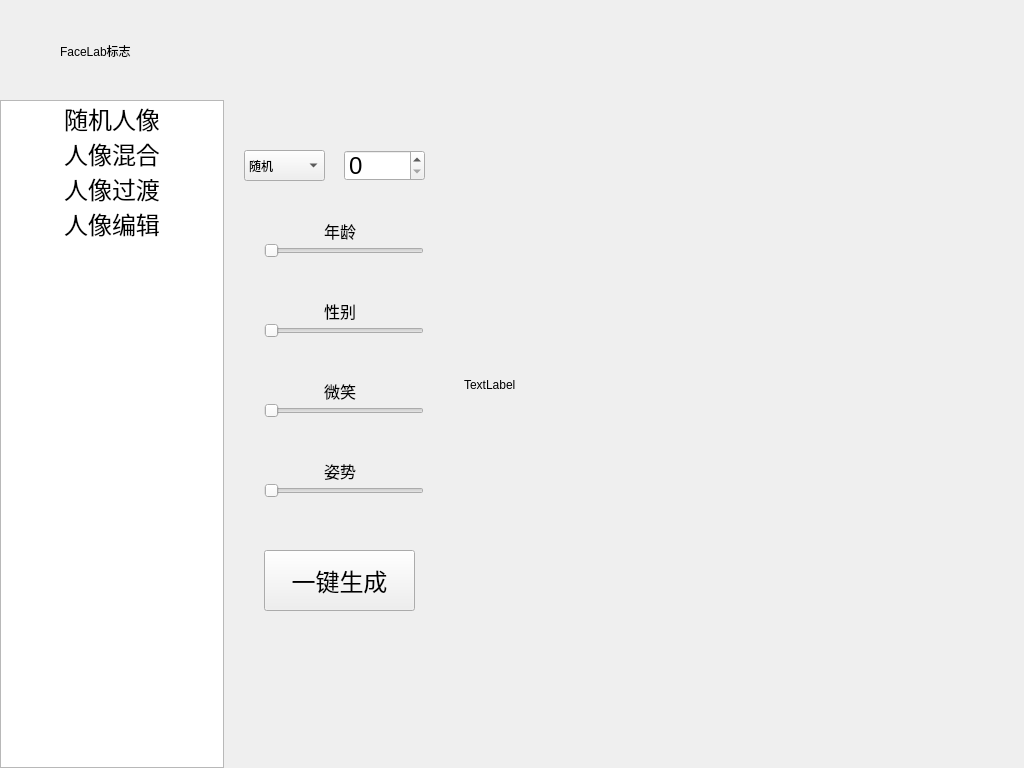
<?xml version="1.0" encoding="UTF-8"?>
<ui version="4.0">
 <class>Form</class>
 <widget class="QWidget" name="Form">
  <property name="geometry">
   <rect>
    <x>0</x>
    <y>0</y>
    <width>1024</width>
    <height>768</height>
   </rect>
  </property>
  <property name="windowTitle">
   <string>Form</string>
  </property>
  <widget class="QWidget" name="widget" native="true">
   <property name="geometry">
    <rect>
     <x>0</x>
     <y>0</y>
     <width>224</width>
     <height>768</height>
    </rect>
   </property>
   <widget class="QListWidget" name="listWidget">
    <property name="geometry">
     <rect>
      <x>0</x>
      <y>100</y>
      <width>224</width>
      <height>668</height>
     </rect>
    </property>
    <property name="font">
     <font>
      <pointsize>8</pointsize>
      <kerning>true</kerning>
     </font>
    </property>
    <item>
     <property name="text">
      <string>随机人像</string>
     </property>
     <property name="font">
      <font>
       <pointsize>18</pointsize>
      </font>
     </property>
     <property name="textAlignment">
      <set>AlignCenter</set>
     </property>
    </item>
    <item>
     <property name="text">
      <string>人像混合</string>
     </property>
     <property name="font">
      <font>
       <pointsize>18</pointsize>
      </font>
     </property>
     <property name="textAlignment">
      <set>AlignCenter</set>
     </property>
    </item>
    <item>
     <property name="text">
      <string>人像过渡</string>
     </property>
     <property name="font">
      <font>
       <pointsize>18</pointsize>
      </font>
     </property>
     <property name="textAlignment">
      <set>AlignCenter</set>
     </property>
    </item>
    <item>
     <property name="text">
      <string>人像编辑</string>
     </property>
     <property name="font">
      <font>
       <pointsize>18</pointsize>
       <kerning>false</kerning>
      </font>
     </property>
     <property name="textAlignment">
      <set>AlignCenter</set>
     </property>
    </item>
   </widget>
   <widget class="QLabel" name="label">
    <property name="geometry">
     <rect>
      <x>60</x>
      <y>30</y>
      <width>111</width>
      <height>41</height>
     </rect>
    </property>
    <property name="text">
     <string>FaceLab标志</string>
    </property>
   </widget>
  </widget>
  <widget class="QStackedWidget" name="stackedWidget">
   <property name="geometry">
    <rect>
     <x>224</x>
     <y>0</y>
     <width>800</width>
     <height>768</height>
    </rect>
   </property>
   <property name="autoFillBackground">
    <bool>true</bool>
   </property>
   <property name="currentIndex">
    <number>3</number>
   </property>
   <widget class="QWidget" name="page">
    <widget class="QLabel" name="label_3">
     <property name="geometry">
      <rect>
       <x>410</x>
       <y>400</y>
       <width>72</width>
       <height>15</height>
      </rect>
     </property>
     <property name="text">
      <string>1</string>
     </property>
    </widget>
    <widget class="QLabel" name="label_6">
     <property name="geometry">
      <rect>
       <x>240</x>
       <y>160</y>
       <width>450</width>
       <height>450</height>
      </rect>
     </property>
     <property name="autoFillBackground">
      <bool>true</bool>
     </property>
     <property name="text">
      <string>图片：450x450</string>
     </property>
    </widget>
    <widget class="QLabel" name="label_7">
     <property name="geometry">
      <rect>
       <x>20</x>
       <y>210</y>
       <width>221</width>
       <height>41</height>
      </rect>
     </property>
     <property name="font">
      <font>
       <pointsize>18</pointsize>
      </font>
     </property>
     <property name="text">
      <string>设置随机种子：</string>
     </property>
    </widget>
    <widget class="QSpinBox" name="spinBox">
     <property name="geometry">
      <rect>
       <x>50</x>
       <y>260</y>
       <width>141</width>
       <height>61</height>
      </rect>
     </property>
     <property name="font">
      <font>
       <pointsize>18</pointsize>
      </font>
     </property>
    </widget>
    <widget class="QPushButton" name="pushButton">
     <property name="geometry">
      <rect>
       <x>50</x>
       <y>470</y>
       <width>151</width>
       <height>61</height>
      </rect>
     </property>
     <property name="font">
      <font>
       <pointsize>18</pointsize>
      </font>
     </property>
     <property name="text">
      <string>一键生成</string>
     </property>
    </widget>
   </widget>
   <widget class="QWidget" name="page_3">
    <widget class="QLabel" name="label_4">
     <property name="geometry">
      <rect>
       <x>500</x>
       <y>250</y>
       <width>72</width>
       <height>15</height>
      </rect>
     </property>
     <property name="text">
      <string>2</string>
     </property>
    </widget>
    <widget class="QLabel" name="label_8">
     <property name="geometry">
      <rect>
       <x>440</x>
       <y>50</y>
       <width>300</width>
       <height>300</height>
      </rect>
     </property>
     <property name="autoFillBackground">
      <bool>true</bool>
     </property>
     <property name="text">
      <string>TextLabel</string>
     </property>
    </widget>
    <widget class="QLabel" name="label_9">
     <property name="geometry">
      <rect>
       <x>80</x>
       <y>420</y>
       <width>300</width>
       <height>300</height>
      </rect>
     </property>
     <property name="autoFillBackground">
      <bool>true</bool>
     </property>
     <property name="text">
      <string>TextLabel</string>
     </property>
    </widget>
    <widget class="QLabel" name="label_10">
     <property name="geometry">
      <rect>
       <x>440</x>
       <y>420</y>
       <width>300</width>
       <height>300</height>
      </rect>
     </property>
     <property name="autoFillBackground">
      <bool>true</bool>
     </property>
     <property name="text">
      <string>TextLabel</string>
     </property>
    </widget>
    <widget class="QLabel" name="label_11">
     <property name="geometry">
      <rect>
       <x>80</x>
       <y>30</y>
       <width>91</width>
       <height>51</height>
      </rect>
     </property>
     <property name="font">
      <font>
       <pointsize>18</pointsize>
      </font>
     </property>
     <property name="text">
      <string>图像1：</string>
     </property>
    </widget>
    <widget class="QLabel" name="label_12">
     <property name="geometry">
      <rect>
       <x>80</x>
       <y>170</y>
       <width>91</width>
       <height>51</height>
      </rect>
     </property>
     <property name="font">
      <font>
       <pointsize>18</pointsize>
      </font>
     </property>
     <property name="text">
      <string>图像2：</string>
     </property>
    </widget>
    <widget class="QComboBox" name="comboBox">
     <property name="geometry">
      <rect>
       <x>30</x>
       <y>100</y>
       <width>81</width>
       <height>31</height>
      </rect>
     </property>
     <property name="font">
      <font>
       <pointsize>9</pointsize>
      </font>
     </property>
     <item>
      <property name="text">
       <string>随机</string>
      </property>
     </item>
     <item>
      <property name="text">
       <string>鲁迅</string>
      </property>
     </item>
     <item>
      <property name="text">
       <string>雷军</string>
      </property>
     </item>
     <item>
      <property name="text">
       <string>刘德华</string>
      </property>
     </item>
     <item>
      <property name="text">
       <string>马云</string>
      </property>
     </item>
     <item>
      <property name="text">
       <string>黄晓明</string>
      </property>
     </item>
     <item>
      <property name="text">
       <string>杨颖</string>
      </property>
     </item>
     <item>
      <property name="text">
       <string>安吉丽娜朱莉</string>
      </property>
     </item>
     <item>
      <property name="text">
       <string>C罗</string>
      </property>
     </item>
     <item>
      <property name="text">
       <string>特朗普</string>
      </property>
     </item>
     <item>
      <property name="text">
       <string>范冰冰</string>
      </property>
     </item>
     <item>
      <property name="text">
       <string>高圆圆</string>
      </property>
     </item>
     <item>
      <property name="text">
       <string>莱昂纳多</string>
      </property>
     </item>
     <item>
      <property name="text">
       <string>鹿晗</string>
      </property>
     </item>
     <item>
      <property name="text">
       <string>玛丽莲梦露</string>
      </property>
     </item>
     <item>
      <property name="text">
       <string>普京</string>
      </property>
     </item>
     <item>
      <property name="text">
       <string>乔布斯</string>
      </property>
     </item>
     <item>
      <property name="text">
       <string>吴亦凡</string>
      </property>
     </item>
     <item>
      <property name="text">
       <string>杨幂</string>
      </property>
     </item>
     <item>
      <property name="text">
       <string>基努里维斯</string>
      </property>
     </item>
    </widget>
    <widget class="QSpinBox" name="spinBox_2">
     <property name="geometry">
      <rect>
       <x>140</x>
       <y>100</y>
       <width>81</width>
       <height>31</height>
      </rect>
     </property>
     <property name="font">
      <font>
       <pointsize>18</pointsize>
      </font>
     </property>
    </widget>
    <widget class="QPushButton" name="pushButton_2">
     <property name="geometry">
      <rect>
       <x>260</x>
       <y>80</y>
       <width>151</width>
       <height>61</height>
      </rect>
     </property>
     <property name="font">
      <font>
       <pointsize>18</pointsize>
      </font>
     </property>
     <property name="text">
      <string>一键生成</string>
     </property>
    </widget>
    <widget class="QPushButton" name="pushButton_3">
     <property name="geometry">
      <rect>
       <x>260</x>
       <y>220</y>
       <width>151</width>
       <height>61</height>
      </rect>
     </property>
     <property name="font">
      <font>
       <pointsize>18</pointsize>
      </font>
     </property>
     <property name="text">
      <string>一键生成</string>
     </property>
    </widget>
    <widget class="QSpinBox" name="spinBox_3">
     <property name="geometry">
      <rect>
       <x>140</x>
       <y>240</y>
       <width>81</width>
       <height>31</height>
      </rect>
     </property>
     <property name="font">
      <font>
       <pointsize>18</pointsize>
      </font>
     </property>
    </widget>
    <widget class="QPushButton" name="pushButton_4">
     <property name="geometry">
      <rect>
       <x>100</x>
       <y>320</y>
       <width>251</width>
       <height>61</height>
      </rect>
     </property>
     <property name="font">
      <font>
       <pointsize>18</pointsize>
      </font>
     </property>
     <property name="text">
      <string>一键生成混合图像</string>
     </property>
    </widget>
    <widget class="QComboBox" name="comboBox_2">
     <property name="geometry">
      <rect>
       <x>30</x>
       <y>240</y>
       <width>81</width>
       <height>31</height>
      </rect>
     </property>
     <property name="font">
      <font>
       <pointsize>9</pointsize>
      </font>
     </property>
     <item>
      <property name="text">
       <string>随机</string>
      </property>
     </item>
     <item>
      <property name="text">
       <string>鲁迅</string>
      </property>
     </item>
     <item>
      <property name="text">
       <string>雷军</string>
      </property>
     </item>
     <item>
      <property name="text">
       <string>刘德华</string>
      </property>
     </item>
     <item>
      <property name="text">
       <string>马云</string>
      </property>
     </item>
     <item>
      <property name="text">
       <string>黄晓明</string>
      </property>
     </item>
     <item>
      <property name="text">
       <string>杨颖</string>
      </property>
     </item>
     <item>
      <property name="text">
       <string>安吉丽娜朱莉</string>
      </property>
     </item>
     <item>
      <property name="text">
       <string>C罗</string>
      </property>
     </item>
     <item>
      <property name="text">
       <string>特朗普</string>
      </property>
     </item>
     <item>
      <property name="text">
       <string>范冰冰</string>
      </property>
     </item>
     <item>
      <property name="text">
       <string>高圆圆</string>
      </property>
     </item>
     <item>
      <property name="text">
       <string>莱昂纳多</string>
      </property>
     </item>
     <item>
      <property name="text">
       <string>鹿晗</string>
      </property>
     </item>
     <item>
      <property name="text">
       <string>玛丽莲梦露</string>
      </property>
     </item>
     <item>
      <property name="text">
       <string>普京</string>
      </property>
     </item>
     <item>
      <property name="text">
       <string>乔布斯</string>
      </property>
     </item>
     <item>
      <property name="text">
       <string>吴亦凡</string>
      </property>
     </item>
     <item>
      <property name="text">
       <string>杨幂</string>
      </property>
     </item>
     <item>
      <property name="text">
       <string>基努里维斯</string>
      </property>
     </item>
    </widget>
   </widget>
   <widget class="QWidget" name="page_4">
    <widget class="QLabel" name="label_5">
     <property name="geometry">
      <rect>
       <x>490</x>
       <y>290</y>
       <width>72</width>
       <height>15</height>
      </rect>
     </property>
     <property name="text">
      <string>3</string>
     </property>
    </widget>
    <widget class="QLabel" name="label_13">
     <property name="geometry">
      <rect>
       <x>80</x>
       <y>170</y>
       <width>91</width>
       <height>51</height>
      </rect>
     </property>
     <property name="font">
      <font>
       <pointsize>18</pointsize>
      </font>
     </property>
     <property name="text">
      <string>图像2：</string>
     </property>
    </widget>
    <widget class="QSpinBox" name="spinBox_4">
     <property name="geometry">
      <rect>
       <x>140</x>
       <y>100</y>
       <width>81</width>
       <height>31</height>
      </rect>
     </property>
     <property name="font">
      <font>
       <pointsize>18</pointsize>
      </font>
     </property>
    </widget>
    <widget class="QLabel" name="label_14">
     <property name="geometry">
      <rect>
       <x>440</x>
       <y>50</y>
       <width>300</width>
       <height>300</height>
      </rect>
     </property>
     <property name="autoFillBackground">
      <bool>true</bool>
     </property>
     <property name="text">
      <string>TextLabel</string>
     </property>
    </widget>
    <widget class="QComboBox" name="comboBox_3">
     <property name="geometry">
      <rect>
       <x>30</x>
       <y>100</y>
       <width>81</width>
       <height>31</height>
      </rect>
     </property>
     <property name="font">
      <font>
       <pointsize>9</pointsize>
      </font>
     </property>
     <item>
      <property name="text">
       <string>随机</string>
      </property>
     </item>
     <item>
      <property name="text">
       <string>鲁迅</string>
      </property>
     </item>
     <item>
      <property name="text">
       <string>雷军</string>
      </property>
     </item>
     <item>
      <property name="text">
       <string>刘德华</string>
      </property>
     </item>
     <item>
      <property name="text">
       <string>马云</string>
      </property>
     </item>
     <item>
      <property name="text">
       <string>黄晓明</string>
      </property>
     </item>
     <item>
      <property name="text">
       <string>杨颖</string>
      </property>
     </item>
     <item>
      <property name="text">
       <string>安吉丽娜朱莉</string>
      </property>
     </item>
     <item>
      <property name="text">
       <string>C罗</string>
      </property>
     </item>
     <item>
      <property name="text">
       <string>特朗普</string>
      </property>
     </item>
     <item>
      <property name="text">
       <string>范冰冰</string>
      </property>
     </item>
     <item>
      <property name="text">
       <string>高圆圆</string>
      </property>
     </item>
     <item>
      <property name="text">
       <string>莱昂纳多</string>
      </property>
     </item>
     <item>
      <property name="text">
       <string>鹿晗</string>
      </property>
     </item>
     <item>
      <property name="text">
       <string>玛丽莲梦露</string>
      </property>
     </item>
     <item>
      <property name="text">
       <string>普京</string>
      </property>
     </item>
     <item>
      <property name="text">
       <string>乔布斯</string>
      </property>
     </item>
     <item>
      <property name="text">
       <string>吴亦凡</string>
      </property>
     </item>
     <item>
      <property name="text">
       <string>杨幂</string>
      </property>
     </item>
     <item>
      <property name="text">
       <string>基努里维斯</string>
      </property>
     </item>
    </widget>
    <widget class="QSpinBox" name="spinBox_5">
     <property name="geometry">
      <rect>
       <x>140</x>
       <y>240</y>
       <width>81</width>
       <height>31</height>
      </rect>
     </property>
     <property name="font">
      <font>
       <pointsize>18</pointsize>
      </font>
     </property>
    </widget>
    <widget class="QLabel" name="label_15">
     <property name="geometry">
      <rect>
       <x>80</x>
       <y>30</y>
       <width>91</width>
       <height>51</height>
      </rect>
     </property>
     <property name="font">
      <font>
       <pointsize>18</pointsize>
      </font>
     </property>
     <property name="text">
      <string>图像1：</string>
     </property>
    </widget>
    <widget class="QLabel" name="label_16">
     <property name="geometry">
      <rect>
       <x>440</x>
       <y>420</y>
       <width>300</width>
       <height>300</height>
      </rect>
     </property>
     <property name="autoFillBackground">
      <bool>true</bool>
     </property>
     <property name="text">
      <string>TextLabel</string>
     </property>
    </widget>
    <widget class="QPushButton" name="pushButton_5">
     <property name="geometry">
      <rect>
       <x>100</x>
       <y>320</y>
       <width>251</width>
       <height>61</height>
      </rect>
     </property>
     <property name="font">
      <font>
       <pointsize>18</pointsize>
      </font>
     </property>
     <property name="text">
      <string>一键生成过渡GIF</string>
     </property>
    </widget>
    <widget class="QPushButton" name="pushButton_6">
     <property name="geometry">
      <rect>
       <x>260</x>
       <y>220</y>
       <width>151</width>
       <height>61</height>
      </rect>
     </property>
     <property name="font">
      <font>
       <pointsize>18</pointsize>
      </font>
     </property>
     <property name="text">
      <string>一键生成</string>
     </property>
    </widget>
    <widget class="QLabel" name="label_17">
     <property name="geometry">
      <rect>
       <x>80</x>
       <y>420</y>
       <width>300</width>
       <height>300</height>
      </rect>
     </property>
     <property name="autoFillBackground">
      <bool>true</bool>
     </property>
     <property name="text">
      <string>TextLabel</string>
     </property>
    </widget>
    <widget class="QComboBox" name="comboBox_4">
     <property name="geometry">
      <rect>
       <x>30</x>
       <y>240</y>
       <width>81</width>
       <height>31</height>
      </rect>
     </property>
     <property name="font">
      <font>
       <pointsize>9</pointsize>
      </font>
     </property>
     <item>
      <property name="text">
       <string>随机</string>
      </property>
     </item>
     <item>
      <property name="text">
       <string>鲁迅</string>
      </property>
     </item>
     <item>
      <property name="text">
       <string>雷军</string>
      </property>
     </item>
     <item>
      <property name="text">
       <string>刘德华</string>
      </property>
     </item>
     <item>
      <property name="text">
       <string>马云</string>
      </property>
     </item>
     <item>
      <property name="text">
       <string>黄晓明</string>
      </property>
     </item>
     <item>
      <property name="text">
       <string>杨颖</string>
      </property>
     </item>
     <item>
      <property name="text">
       <string>安吉丽娜朱莉</string>
      </property>
     </item>
     <item>
      <property name="text">
       <string>C罗</string>
      </property>
     </item>
     <item>
      <property name="text">
       <string>特朗普</string>
      </property>
     </item>
     <item>
      <property name="text">
       <string>范冰冰</string>
      </property>
     </item>
     <item>
      <property name="text">
       <string>高圆圆</string>
      </property>
     </item>
     <item>
      <property name="text">
       <string>莱昂纳多</string>
      </property>
     </item>
     <item>
      <property name="text">
       <string>鹿晗</string>
      </property>
     </item>
     <item>
      <property name="text">
       <string>玛丽莲梦露</string>
      </property>
     </item>
     <item>
      <property name="text">
       <string>普京</string>
      </property>
     </item>
     <item>
      <property name="text">
       <string>乔布斯</string>
      </property>
     </item>
     <item>
      <property name="text">
       <string>吴亦凡</string>
      </property>
     </item>
     <item>
      <property name="text">
       <string>杨幂</string>
      </property>
     </item>
     <item>
      <property name="text">
       <string>基努里维斯</string>
      </property>
     </item>
    </widget>
    <widget class="QPushButton" name="pushButton_7">
     <property name="geometry">
      <rect>
       <x>260</x>
       <y>80</y>
       <width>151</width>
       <height>61</height>
      </rect>
     </property>
     <property name="font">
      <font>
       <pointsize>18</pointsize>
      </font>
     </property>
     <property name="text">
      <string>一键生成</string>
     </property>
    </widget>
   </widget>
   <widget class="QWidget" name="page_2">
    <widget class="QLabel" name="label_2">
     <property name="geometry">
      <rect>
       <x>350</x>
       <y>340</y>
       <width>72</width>
       <height>15</height>
      </rect>
     </property>
     <property name="text">
      <string>4</string>
     </property>
    </widget>
    <widget class="QComboBox" name="comboBox_5">
     <property name="geometry">
      <rect>
       <x>20</x>
       <y>150</y>
       <width>81</width>
       <height>31</height>
      </rect>
     </property>
     <property name="font">
      <font>
       <pointsize>9</pointsize>
      </font>
     </property>
     <item>
      <property name="text">
       <string>随机</string>
      </property>
     </item>
     <item>
      <property name="text">
       <string>鲁迅</string>
      </property>
     </item>
     <item>
      <property name="text">
       <string>雷军</string>
      </property>
     </item>
     <item>
      <property name="text">
       <string>刘德华</string>
      </property>
     </item>
     <item>
      <property name="text">
       <string>马云</string>
      </property>
     </item>
     <item>
      <property name="text">
       <string>黄晓明</string>
      </property>
     </item>
     <item>
      <property name="text">
       <string>杨颖</string>
      </property>
     </item>
     <item>
      <property name="text">
       <string>安吉丽娜朱莉</string>
      </property>
     </item>
     <item>
      <property name="text">
       <string>C罗</string>
      </property>
     </item>
     <item>
      <property name="text">
       <string>特朗普</string>
      </property>
     </item>
     <item>
      <property name="text">
       <string>范冰冰</string>
      </property>
     </item>
     <item>
      <property name="text">
       <string>高圆圆</string>
      </property>
     </item>
     <item>
      <property name="text">
       <string>莱昂纳多</string>
      </property>
     </item>
     <item>
      <property name="text">
       <string>鹿晗</string>
      </property>
     </item>
     <item>
      <property name="text">
       <string>玛丽莲梦露</string>
      </property>
     </item>
     <item>
      <property name="text">
       <string>普京</string>
      </property>
     </item>
     <item>
      <property name="text">
       <string>乔布斯</string>
      </property>
     </item>
     <item>
      <property name="text">
       <string>吴亦凡</string>
      </property>
     </item>
     <item>
      <property name="text">
       <string>杨幂</string>
      </property>
     </item>
     <item>
      <property name="text">
       <string>基努里维斯</string>
      </property>
     </item>
    </widget>
    <widget class="QLabel" name="label_18">
     <property name="geometry">
      <rect>
       <x>240</x>
       <y>160</y>
       <width>450</width>
       <height>450</height>
      </rect>
     </property>
     <property name="autoFillBackground">
      <bool>true</bool>
     </property>
     <property name="text">
      <string>TextLabel</string>
     </property>
    </widget>
    <widget class="QSpinBox" name="spinBox_6">
     <property name="geometry">
      <rect>
       <x>120</x>
       <y>150</y>
       <width>81</width>
       <height>31</height>
      </rect>
     </property>
     <property name="font">
      <font>
       <pointsize>18</pointsize>
      </font>
     </property>
    </widget>
    <widget class="QPushButton" name="pushButton_8">
     <property name="geometry">
      <rect>
       <x>40</x>
       <y>550</y>
       <width>151</width>
       <height>61</height>
      </rect>
     </property>
     <property name="font">
      <font>
       <pointsize>18</pointsize>
      </font>
     </property>
     <property name="text">
      <string>一键生成</string>
     </property>
    </widget>
    <widget class="QSlider" name="horizontalSlider_age">
     <property name="geometry">
      <rect>
       <x>40</x>
       <y>240</y>
       <width>160</width>
       <height>22</height>
      </rect>
     </property>
     <property name="orientation">
      <enum>Qt::Horizontal</enum>
     </property>
    </widget>
    <widget class="QSlider" name="horizontalSlider_gender">
     <property name="geometry">
      <rect>
       <x>40</x>
       <y>320</y>
       <width>160</width>
       <height>22</height>
      </rect>
     </property>
     <property name="orientation">
      <enum>Qt::Horizontal</enum>
     </property>
    </widget>
    <widget class="QSlider" name="horizontalSlider_smile">
     <property name="geometry">
      <rect>
       <x>40</x>
       <y>400</y>
       <width>160</width>
       <height>22</height>
      </rect>
     </property>
     <property name="orientation">
      <enum>Qt::Horizontal</enum>
     </property>
    </widget>
    <widget class="QSlider" name="horizontalSlider_pose">
     <property name="geometry">
      <rect>
       <x>40</x>
       <y>480</y>
       <width>160</width>
       <height>22</height>
      </rect>
     </property>
     <property name="orientation">
      <enum>Qt::Horizontal</enum>
     </property>
    </widget>
    <widget class="QLabel" name="label_19">
     <property name="geometry">
      <rect>
       <x>100</x>
       <y>220</y>
       <width>51</width>
       <height>21</height>
      </rect>
     </property>
     <property name="font">
      <font>
       <pointsize>12</pointsize>
      </font>
     </property>
     <property name="text">
      <string>年龄</string>
     </property>
    </widget>
    <widget class="QLabel" name="label_21">
     <property name="geometry">
      <rect>
       <x>100</x>
       <y>300</y>
       <width>51</width>
       <height>21</height>
      </rect>
     </property>
     <property name="font">
      <font>
       <pointsize>12</pointsize>
      </font>
     </property>
     <property name="text">
      <string>性别</string>
     </property>
    </widget>
    <widget class="QLabel" name="label_22">
     <property name="geometry">
      <rect>
       <x>100</x>
       <y>380</y>
       <width>51</width>
       <height>21</height>
      </rect>
     </property>
     <property name="font">
      <font>
       <pointsize>12</pointsize>
      </font>
     </property>
     <property name="text">
      <string>微笑</string>
     </property>
    </widget>
    <widget class="QLabel" name="label_23">
     <property name="geometry">
      <rect>
       <x>100</x>
       <y>460</y>
       <width>51</width>
       <height>21</height>
      </rect>
     </property>
     <property name="font">
      <font>
       <pointsize>12</pointsize>
      </font>
     </property>
     <property name="text">
      <string>姿势</string>
     </property>
    </widget>
   </widget>
  </widget>
 </widget>
 <resources/>
 <connections>
  <connection>
   <sender>listWidget</sender>
   <signal>currentRowChanged(int)</signal>
   <receiver>stackedWidget</receiver>
   <slot>setCurrentIndex(int)</slot>
   <hints>
    <hint type="sourcelabel">
     <x>173</x>
     <y>283</y>
    </hint>
    <hint type="destinationlabel">
     <x>369</x>
     <y>353</y>
    </hint>
   </hints>
  </connection>
 </connections>
</ui>
